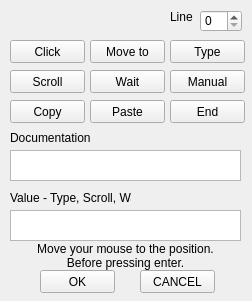
<?xml version="1.0" encoding="UTF-8"?>
<ui version="4.0">
 <class>MainMenu</class>
 <widget class="QWidget" name="MainMenu">
  <property name="geometry">
   <rect>
    <x>0</x>
    <y>0</y>
    <width>252</width>
    <height>301</height>
   </rect>
  </property>
  <property name="minimumSize">
   <size>
    <width>252</width>
    <height>301</height>
   </size>
  </property>
  <property name="maximumSize">
   <size>
    <width>252</width>
    <height>301</height>
   </size>
  </property>
  <property name="windowTitle">
   <string>Pyautogui GUI</string>
  </property>
  <property name="styleSheet">
   <string notr="true"/>
  </property>
  <widget class="QPushButton" name="clickBtn">
   <property name="geometry">
    <rect>
     <x>10</x>
     <y>40</y>
     <width>75</width>
     <height>23</height>
    </rect>
   </property>
   <property name="toolTip">
    <string>Mouse click</string>
   </property>
   <property name="text">
    <string>Click</string>
   </property>
   <property name="checkable">
    <bool>false</bool>
   </property>
   <property name="default">
    <bool>false</bool>
   </property>
   <property name="flat">
    <bool>false</bool>
   </property>
  </widget>
  <widget class="QPushButton" name="moveToBtn">
   <property name="geometry">
    <rect>
     <x>90</x>
     <y>40</y>
     <width>75</width>
     <height>23</height>
    </rect>
   </property>
   <property name="toolTip">
    <string>Mouse move to</string>
   </property>
   <property name="text">
    <string>Move to</string>
   </property>
   <property name="checkable">
    <bool>false</bool>
   </property>
  </widget>
  <widget class="QPushButton" name="typeBtn">
   <property name="geometry">
    <rect>
     <x>170</x>
     <y>40</y>
     <width>75</width>
     <height>23</height>
    </rect>
   </property>
   <property name="text">
    <string>Type</string>
   </property>
  </widget>
  <widget class="QPushButton" name="scrollBtn">
   <property name="geometry">
    <rect>
     <x>10</x>
     <y>70</y>
     <width>75</width>
     <height>23</height>
    </rect>
   </property>
   <property name="text">
    <string>Scroll</string>
   </property>
  </widget>
  <widget class="QPushButton" name="waitBtn">
   <property name="geometry">
    <rect>
     <x>90</x>
     <y>70</y>
     <width>75</width>
     <height>23</height>
    </rect>
   </property>
   <property name="text">
    <string>Wait</string>
   </property>
  </widget>
  <widget class="QPushButton" name="manualBtn">
   <property name="geometry">
    <rect>
     <x>170</x>
     <y>70</y>
     <width>75</width>
     <height>23</height>
    </rect>
   </property>
   <property name="toolTip">
    <string>User input needed</string>
   </property>
   <property name="text">
    <string>Manual</string>
   </property>
  </widget>
  <widget class="QPushButton" name="copyBtn">
   <property name="geometry">
    <rect>
     <x>10</x>
     <y>100</y>
     <width>75</width>
     <height>23</height>
    </rect>
   </property>
   <property name="toolTip">
    <string>Copy selected text</string>
   </property>
   <property name="text">
    <string>Copy</string>
   </property>
  </widget>
  <widget class="QPushButton" name="pasteBtn">
   <property name="geometry">
    <rect>
     <x>90</x>
     <y>100</y>
     <width>75</width>
     <height>23</height>
    </rect>
   </property>
   <property name="toolTip">
    <string>Paste text</string>
   </property>
   <property name="text">
    <string>Paste</string>
   </property>
  </widget>
  <widget class="QPushButton" name="endBtn">
   <property name="geometry">
    <rect>
     <x>170</x>
     <y>100</y>
     <width>75</width>
     <height>23</height>
    </rect>
   </property>
   <property name="toolTip">
    <string>End this program</string>
   </property>
   <property name="text">
    <string>End</string>
   </property>
  </widget>
  <widget class="QPlainTextEdit" name="docText">
   <property name="geometry">
    <rect>
     <x>10</x>
     <y>150</y>
     <width>231</width>
     <height>31</height>
    </rect>
   </property>
  </widget>
  <widget class="QLabel" name="infoLabel">
   <property name="geometry">
    <rect>
     <x>10</x>
     <y>240</y>
     <width>231</width>
     <height>31</height>
    </rect>
   </property>
   <property name="text">
    <string>Move your mouse to the position.
Before pressing enter.</string>
   </property>
   <property name="textFormat">
    <enum>Qt::PlainText</enum>
   </property>
   <property name="alignment">
    <set>Qt::AlignCenter</set>
   </property>
  </widget>
  <widget class="QLabel" name="docLabel">
   <property name="geometry">
    <rect>
     <x>10</x>
     <y>130</y>
     <width>81</width>
     <height>16</height>
    </rect>
   </property>
   <property name="text">
    <string>Documentation</string>
   </property>
  </widget>
  <widget class="QLabel" name="valueLabel">
   <property name="geometry">
    <rect>
     <x>10</x>
     <y>190</y>
     <width>121</width>
     <height>16</height>
    </rect>
   </property>
   <property name="text">
    <string>Value - Type, Scroll, Wait</string>
   </property>
  </widget>
  <widget class="QPlainTextEdit" name="valueText">
   <property name="geometry">
    <rect>
     <x>10</x>
     <y>210</y>
     <width>231</width>
     <height>31</height>
    </rect>
   </property>
  </widget>
  <widget class="QPushButton" name="okBtn">
   <property name="geometry">
    <rect>
     <x>40</x>
     <y>270</y>
     <width>75</width>
     <height>23</height>
    </rect>
   </property>
   <property name="text">
    <string>OK</string>
   </property>
   <property name="shortcut">
    <string>Return</string>
   </property>
  </widget>
  <widget class="QPushButton" name="pushButton_2">
   <property name="geometry">
    <rect>
     <x>140</x>
     <y>270</y>
     <width>75</width>
     <height>23</height>
    </rect>
   </property>
   <property name="text">
    <string>CANCEL</string>
   </property>
  </widget>
  <widget class="QSpinBox" name="spinBox">
   <property name="geometry">
    <rect>
     <x>200</x>
     <y>10</y>
     <width>42</width>
     <height>22</height>
    </rect>
   </property>
  </widget>
  <widget class="QLabel" name="label">
   <property name="geometry">
    <rect>
     <x>170</x>
     <y>10</y>
     <width>47</width>
     <height>13</height>
    </rect>
   </property>
   <property name="text">
    <string>Line</string>
   </property>
  </widget>
 </widget>
 <resources/>
 <connections/>
</ui>
